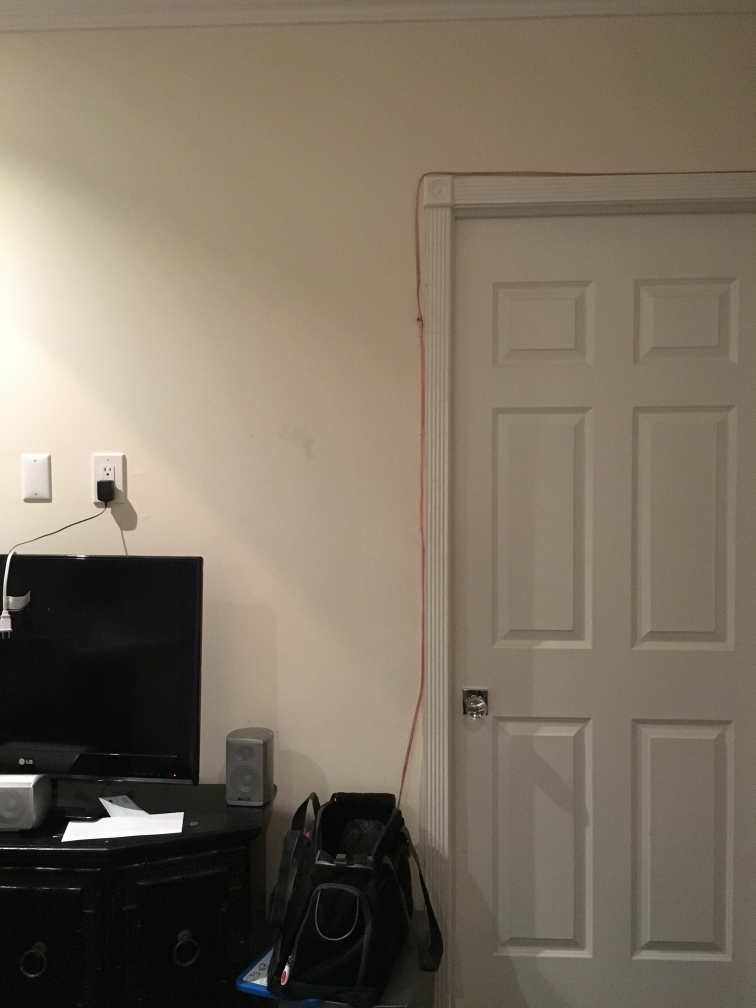
#> input picture Rooms/Room1/IMG_1864.jpg, 3024 x 4032 px (shown at 1/4 size); its folder holds only this picture in this run
$ python main.py   (Python 2 division)
#> lines starting #> are read from the running program, lines starting #| are printed output that depends on the picture; long printed decimals are rounded
from __future__ import print_function
import cv2
import numpy as np
import pylab
import os
from os import walk
from os import path
from matplotlib import pyplot as plt
import math


directories = []
images = []
roomMatched = []
photoMatched = []

def main():
	# Now ask for input
	print('\nThis program takes an image of a room and lets you know which room you are most likely in.\n')
	image = raw_input("Enter the path of the image containing a room: ")
#> the answer given: Rooms/Room1/IMG_1864.jpg


	#get current working directory
	mypath = os.getcwd()
	#append /rooms
	mypath = mypath + '/Rooms'

	#get array of directory paths aka rooms
	directories = [x[0] for x in os.walk(mypath)]
	#remove rooms directory
	del directories[0]
	rooms = len(directories)

	#set up array for greatest match
	for i in range(rooms):
		roomMatched.insert(i, 1000000)
		photoMatched.insert(i, 100)

	#get images in each room and put into images array
	for directory in range(len(directories)):
		files = [x[2] for x in os.walk(directories[directory])]
		images.insert(directory, files)


	#blur original image
	blurredOriginal = blurImages(image)
#> in blurImages, `img = cv2.imread(image, cv2.IMREAD_GRAYSCALE)`:
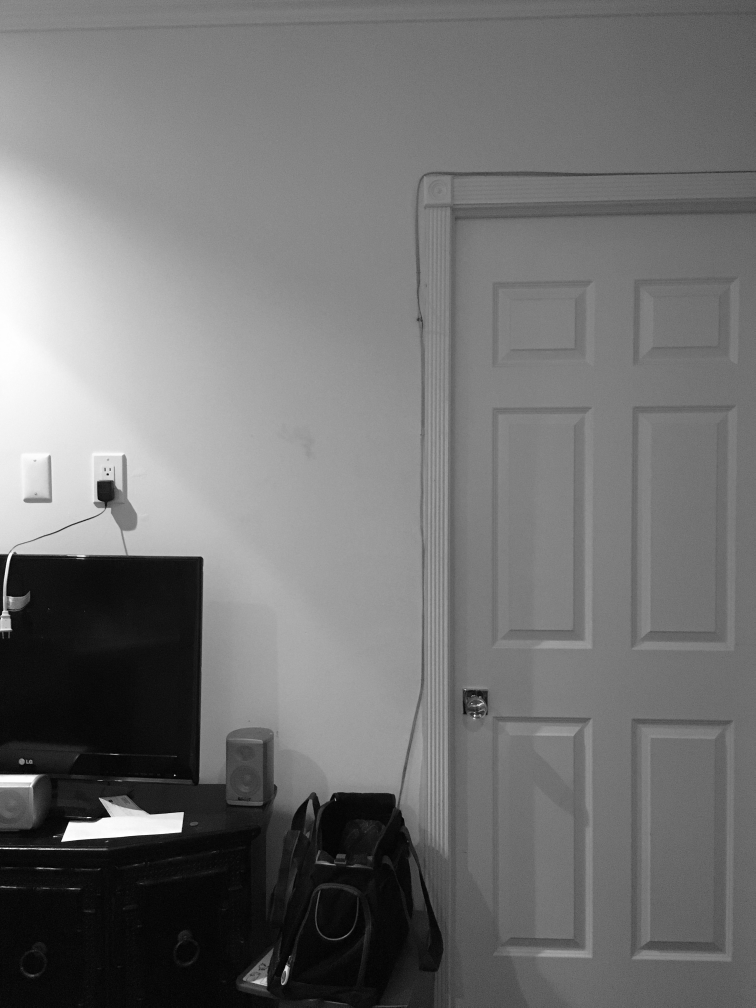
#> img: shape (4032, 3024) (shown at 1/4 size); min 0, max 255, mean 114.2

	# Initiate ORB detector
	orb = cv2.ORB_create()

	kp1, des1 = orb.detectAndCompute(blurredOriginal,None)
#> kp1 = 500 keypoints; strongest (x, y, size): (1886, 2813, 31), (700, 3101, 37.2), (246, 3364, 37.2), (698, 3099, 31)

	for i in range(len(directories)):
		for j in range(len(images[i][0])):

			img2location = directories[i] + '/' + images[i][0][j]

			img2 = cv2.imread(img2location, cv2.IMREAD_GRAYSCALE)


			# find the keypoints and descriptors with ORB
			kp2, des2 = orb.detectAndCompute(img2, None)
#> kp2 = 500 keypoints; strongest (x, y, size): (1886, 2813, 31), (698, 3100, 31), (1892, 2783, 31), (700, 3101, 31)
			#kp2, des2 = orb.detectAndCompute(img2,None)
			bf = cv2.BFMatcher(cv2.NORM_HAMMING, crossCheck=True)
			# Match descriptors.
			matches = bf.match(des1,des2)
#> matches = 417 matches
			# Sort them in the order of their distance.
			matches = sorted(matches, key = lambda x:x.distance)
			#get average distance away from 10 best matching points
			dist = 0
			diffSize = []
			diffAngle = []

			for x in range(10):
				dist += matches[x].distance
				#put ten angle differences into diffAngle[]
				ang = kp1[matches[x].queryIdx].angle
				ang2 = kp2[matches[x].trainIdx].angle
				angDif = ang - ang2
				diffAngle.insert(x, angDif)
				#put ten size differences into diffSize[]
				size1 = kp1[matches[x].queryIdx].size
				size2 = kp2[matches[x].trainIdx].size
				sizeDiff = size1 - size2
				diffSize.insert(x, sizeDiff)

				###NEED TO CHANGE THIS TO RATIO LOCATION
				x1, y1 = kp1[matches[x].queryIdx].pt
				x2, y2 = kp2[matches[x].trainIdx].pt
#> this loop made 10 passes
#> (ang, ang2, angDif, x1, y1, x2, y2) on passes 1 to 10: (57.92, 57.74, 0.184, 1144, 3861, 1144, 3861), (243.8, 244, -0.157, 54, 2214, 54, 2214), (353.2, 353.1, 0.104, 1140.5, 3885.1, 1140.5, 3885.1), (38.07, 38.07, -0.00866, 440.6, 3265.9, 440.6, 3265.9), (95.78, 96.01, -0.225, 1897.9, 2858.4, 1897.9, 2858.4), (269.3, 269.6, -0.323, 60.48, 2207.5, 60.48, 2207.5), (91.32, 91.29, 0.0294, 426.2, 2031.8, 426.2, 2031.8), (235.1, 235.2, -0.113, 50.4, 2216.2, 50.4, 2216.2), (304.5, 304.5, 0.0043, 453.6, 1921, 453.6, 1921), (212.8, 212.7, 0.0423, 1064.4, 3939.8, 1064.4, 3939.8)
#> after the loop, diffAngle = [0.184, -0.157, 0.104, -0.00866, -0.225, -0.323, 0.0294, -0.113, 0.0043, 0.0423]; diffSize = [0, 0, 0, 0, 0, 0, 0, 0, 0, 0]; dist = 0

			dist = dist/10
			stdDevAng = np.std(diffAngle)/10
#> stdDevAng = 0.0148
			stdDevSize = np.std(diffSize)/10
#> stdDevSize = 0

			dist = dist*stdDevSize*stdDevAng
			#update least distance if likely
			if roomMatched[i] > dist:
				roomMatched[i] = dist
				photoMatched[i] = j

	#get the index of the most likely room by lowest distance
	mostLikely = roomMatched.index(min(roomMatched))
#> mostLikely = 0
	print('\n\n******OUTPUT*********')
	if (roomMatched[mostLikely]  > 30):
		print('You are most likely in room ', mostLikely + 1, ' but we cannot say this with confidence.')

	else:
		closestImageLocation = directories[mostLikely] + '/' + images[mostLikely][0][photoMatched[mostLikely]]

		print('You are most likely in room: ', mostLikely + 1)
#| You are most likely in room:  1
		print('Closest Image: ', closestImageLocation)
#| Closest Image:  Rooms/Room1/IMG_1864.jpg
		print('Distance: ', roomMatched[mostLikely], ' (the closer to zero the higher the probability you are in given room)')
#| Distance:  0.0  (the closer to zero the higher the probability you are in given room)


		img2 = cv2.imread(closestImageLocation, cv2.IMREAD_GRAYSCALE)

		###Plot best image with test image
		# find the keypoints and descriptors with ORB
		kp2, des2 = orb.detectAndCompute(img2,None)
		bf = cv2.BFMatcher(cv2.NORM_HAMMING, crossCheck=True)
		# Match descriptors.
		matches = bf.match(des1,des2)
#> matches = 417 matches
		# Sort them in the order of their distance.
		matches = sorted(matches, key = lambda x:x.distance)

		srcPts = []
		dstPts = []
		# get best 40 points from matched image and source image
		for f in range(40):
					srcPt = kp1[matches[f].queryIdx].pt
					dstPt = kp2[matches[f].trainIdx].pt
					srcPts.insert(f, srcPt)
					dstPts.insert(f, dstPt)
#> this loop made 40 passes
#> dstPt on passes 1 to 12: (1144, 3861), (54, 2214), (1140.5, 3885.1), (440.6, 3265.9), (1897.9, 2858.4), (60.48, 2207.5), (426.2, 2031.8), (50.4, 2216.2), (453.6, 1921), (1064.4, 3939.8), (1064.4, 3908.7), (452.7, 1918.1)
#> after the loop, dstPts = 40 pairs, first value 33 to 1928, second value 1918.1 to 3939.8; srcPts has the same summary as dstPts

		#Fill arrays with 40 matching points
		src_pts = np.float32([srcPts[m] for m in range(len(srcPts))])
#> src_pts has the same summary as dstPts
	   	dst_pts = np.float32([dstPts[m] for m in range(len(dstPts))])
#> dst_pts has the same summary as dstPts
	   	#Reshape matrices to conform to findHomography method
	   	src_pts.reshape(-1,1,2)
	   	dst_pts.reshape(-1,1,2)

	   	#Find homograpy --> returns which points are good and
		retVal, mask = cv2.findHomography(src_pts, dst_pts, cv2.RANSAC,2.0)
#> retVal = [[1, -3.6e-16, 9.85e-13], [-5.3e-16, 1, 3.15e-12], [-8.8e-20, -3.83e-19, 1]]; mask = 40 values from 1 to 1
		print(retVal)
#| [[ 1.00000000e+00 -3.60245978e-16  9.84556895e-13]
#|  [-5.30112335e-16  1.00000000e+00  3.15058207e-12]
#|  [-8.79970983e-20 -3.83220298e-19  1.00000000e+00]]

		#find translation in source photo
		translationX = retVal[0][2]
#> translationX = 9.85e-13
		translationY = retVal[1][2]
#> translationY = 3.15e-12
		print('Translation x: ', translationX, ' translation y: ', translationY)
#| Translation x:  9.845568954283834e-13  translation y:  3.150582065370827e-12

		#calculate differences in scale from matched image
		scaleX = math.sqrt((retVal[0][0] ** 2) + (retVal[1][0] ** 2))
#> scaleX = 1
		scaleY = math.sqrt((retVal[0][1] ** 2) + (retVal[1][1] ** 2))
#> scaleY = 1
		scaleZ = math.sqrt((retVal[0][2] ** 2) + (retVal[1][2] ** 2) + (retVal[2][2] ** 2))
#> scaleZ = 1
		print('ScalesX:', scaleX, ' scaleY: ', scaleY, ' scaleZ: ', scaleZ)
#| ScalesX: 1  scaleY:  1  scaleZ:  1.0

		rotationM = retVal.copy()
#> rotationM has the same summary as retVal
		for length in range(3):
			rotationM[length][0] = rotationM[length][0]/scaleX
			rotationM[length][1] = rotationM[length][1]/scaleY
			rotationM[length][2] = rotationM[length][2]/scaleZ

		print('Rotational Matrix: ', rotationM)
#| Rotational Matrix:  [[ 1.00000000e+00 -3.60245978e-16  9.84556895e-13]
#|  [-5.30112335e-16  1.00000000e+00  3.15058207e-12]
#|  [-8.79970983e-20 -3.83220298e-19  1.00000000e+00]]

		#determine rotation changes from matched image
		rotationX = math.atan2(rotationM[2][1], rotationM[2][2])
#> rotationX = -3.83e-19
		rotationY = math.atan2(-(rotationM[2][0]), math.sqrt((rotationM[2][1] ** 2) +  (rotationM[2][2] ** 2)))
#> rotationY = 8.8e-20
		rotationZ = math.atan2(rotationM[1][0], rotationM[0][0])
#> rotationZ = -5.3e-16
		print('rotationx: ', rotationX, ' rotationY: ', rotationY, ' rotationZ: ', rotationZ)
#| rotationx:  -3.832202983931091e-19  rotationY:  8.79970983491538e-20  rotationZ:  -5.301123346277958e-16

		#Show image moved to position of saved image
		im_out = cv2.warpPerspective(blurredOriginal, retVal, (blurredOriginal.shape[1],blurredOriginal.shape[0]))
		img3 = cv2.drawMatches(blurredOriginal,kp1,img2,kp2,matches[:5],None, flags=2)
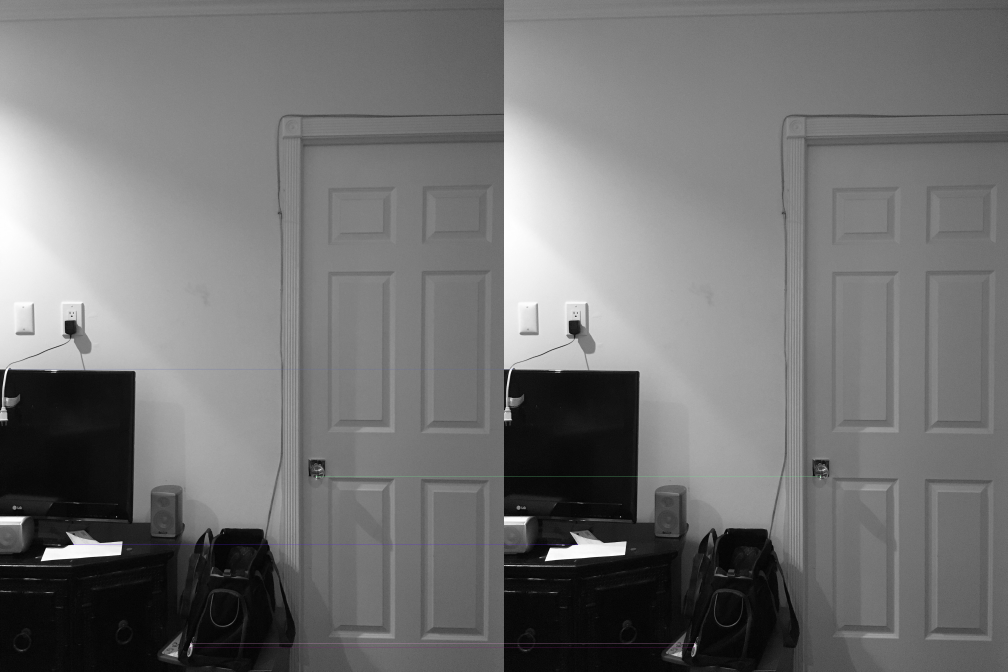
#> img3: shape (4032, 6048, 3) (shown at 1/6 size); mean of channels 0, 1, 2 114.2, 114.2, 114.2; drawn as B, G, R


		#Show four images
		cv2.imshow("Search image", blurredOriginal)
		cv2.imshow("Matched image", img2)
		cv2.imshow("Warped Source Image", im_out)
		cv2.imshow("Matches", img3)


	 	k = cv2.waitKey(0)
#> (key Esc is pressed here)


def blurImages(image):

	#convert image to grayscale
	img = cv2.imread(image, cv2.IMREAD_GRAYSCALE)


	### USE DIFFERENT BLURING TECHNIQUES
	#MEDIAN
	median = cv2.medianBlur(img,3)
	#findEdges(median, 'median', image)

	#BILATERAL
	bilateral = cv2.bilateralFilter(img, 5, 150, 150)
	#findEdges(bilateral, 'bilateral', image)

	#GAUSSIAN
	gaussian = cv2.GaussianBlur(img,(5,5),0)
	#findEdges(gaussian, 'gaussian', image)

	return median


main()
